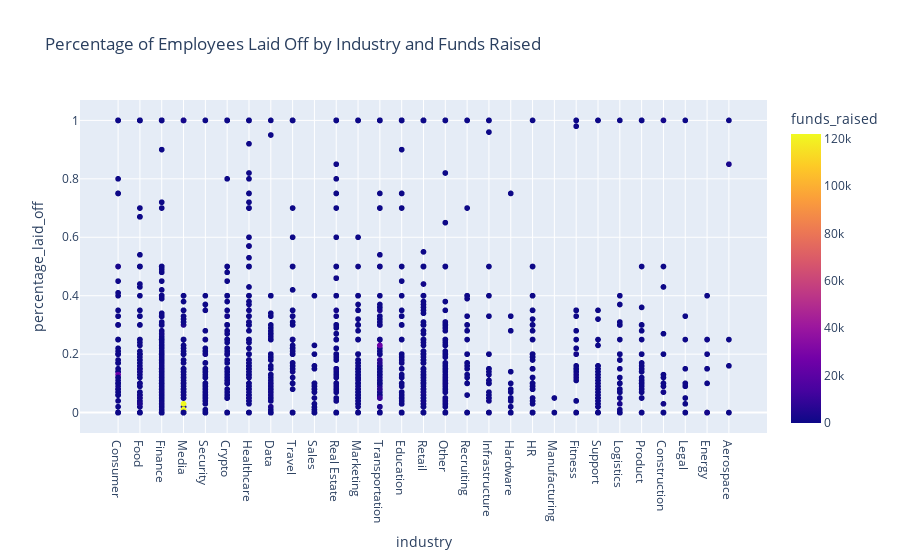

Notebook cell for this chart:
### Code cell
fig = px.scatter(df, x='industry', y='percentage_laid_off', color='funds_raised',
                 title='Percentage of Employees Laid Off by Industry and Funds Raised')
fig.show()

### Figure 1 — Plotly figure (JSON) as saved in the notebook; plotly's stock layout.template omitted (floating-point values rounded to 4 significant figures; data arrays with more than 128 entries replaced by an {"elided": "..."} marker saying what was removed)
{"data": [{"hovertemplate": "industry=%{x}<br>percentage_laid_off=%{y}<br>funds_raised=%{marker.color}<extra></extra>", "legendgroup": "", "marker": {"color": {"elided": "2495 float values"}, "coloraxis": "coloraxis", "symbol": "circle"}, "mode": "markers", "name": "", "showlegend": false, "type": "scattergl", "x": {"elided": "2495 str values"}, "xaxis": "x", "y": {"elided": "2495 float values"}, "yaxis": "y"}], "layout": {"coloraxis": {"colorbar": {"title": {"text": "funds_raised"}}, "colorscale": [[0, "#0d0887"], [0.1111, "#46039f"], [0.2222, "#7201a8"], [0.3333, "#9c179e"], [0.4444, "#bd3786"], [0.5556, "#d8576b"], [0.6667, "#ed7953"], [0.7778, "#fb9f3a"], [0.8889, "#fdca26"], [1, "#f0f921"]]}, "legend": {"tracegroupgap": 0}, "title": {"text": "Percentage of Employees Laid Off by Industry and Funds Raised"}, "xaxis": {"anchor": "y", "domain": [0, 1], "title": {"text": "industry"}}, "yaxis": {"anchor": "x", "domain": [0, 1], "title": {"text": "percentage_laid_off"}}}}
